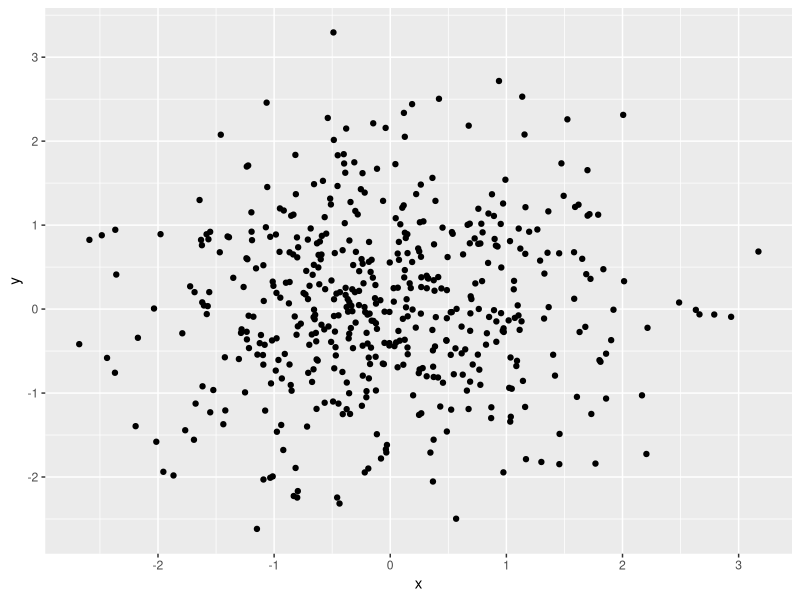
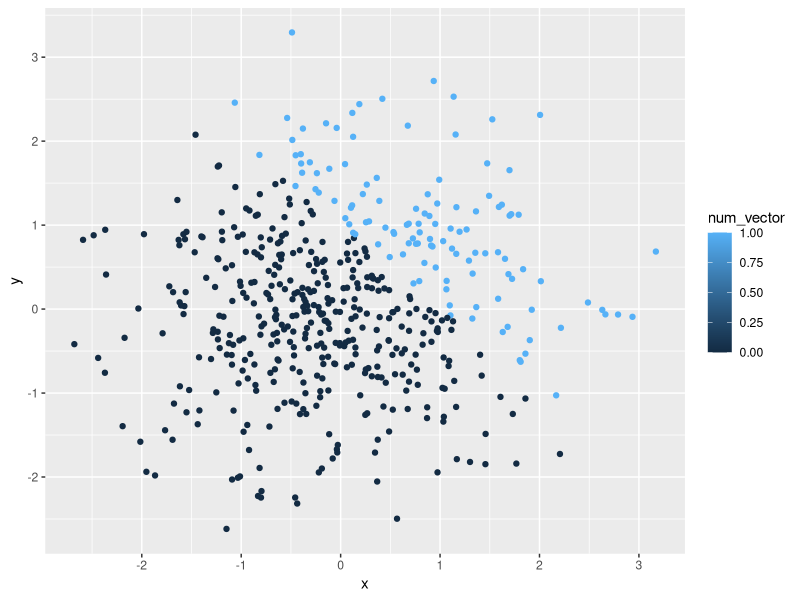
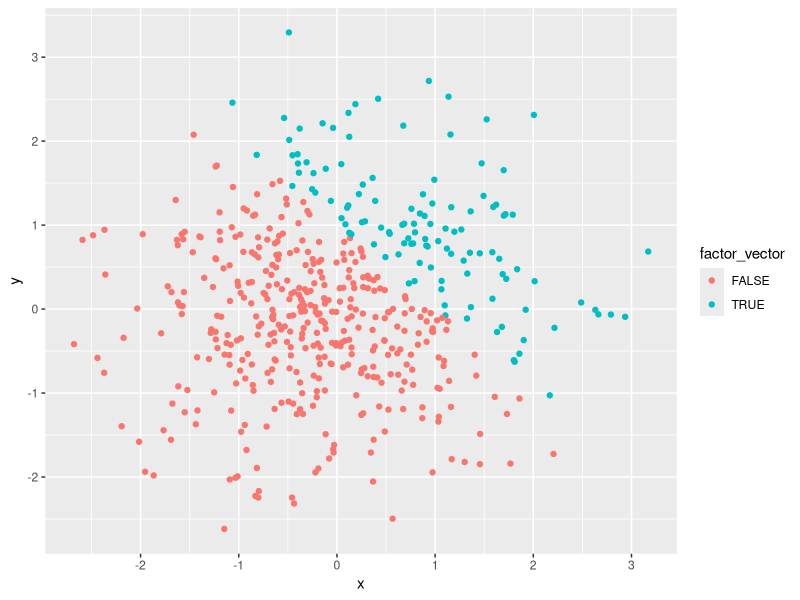
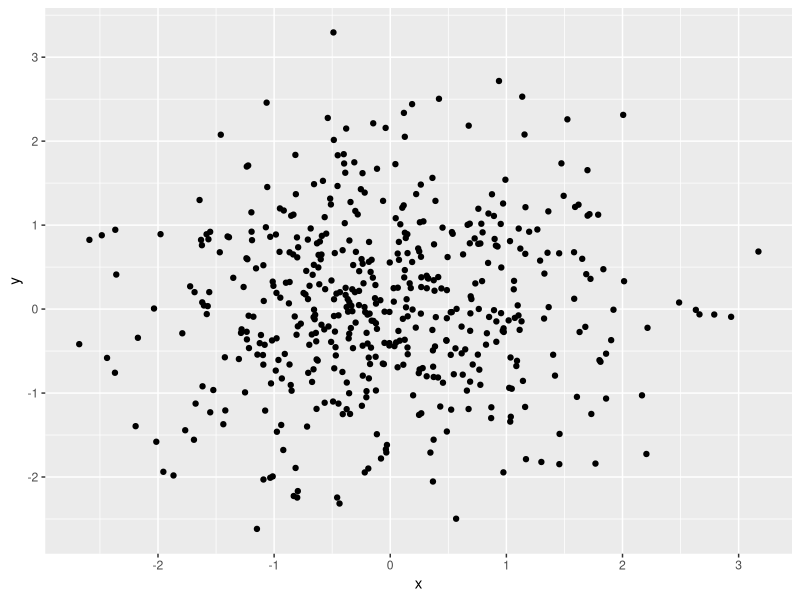

Recreate these plots in R, in order.
## ---- chunk 1
knitr::opts_chunk$set(echo = TRUE)

library(tidyverse)
## ---- chunk 2
eight_rand_df = tibble(
  norm_samp = rnorm(8),
  vec_logical = norm_samp > 0,
  vec_char = c("I", "enjoy", "yoga", "cookies", "nature", "dogs", "sunshine", "family"),
  vec_factor = factor(c("orange", "orange", "orange", "orange","blue", "blue", "blue", "magenta" )))

mean(pull(eight_rand_df, norm_samp))

mean(pull(eight_rand_df, vec_logical))

mean(pull(eight_rand_df, vec_char))

mean(pull(eight_rand_df, vec_factor))
## ---- chunk 3
numeric_eight_rand_df = tibble(
  norm_samp = rnorm(8),
  vec_logical = as.numeric(norm_samp > 0), 
  norm_samp1 = (vec_logical * norm_samp)) 
  
 logical_eight_rand_df = tibble(
  norm_samp = rnorm(8),
  vec_logical = factor(norm_samp > 0), 
  norm_samp2 = (vec_logical * norm_samp)) 

factor_and_numeric_eight_rand_df = tibble(
  norm_samp = rnorm(8),
  vec_logical = factor(norm_samp > 0),
  vec_logical1 = as.numeric(vec_logical),
  norm_samp3 = (vec_logical1 * norm_samp)) 
## ---- chunk 4
plot_df = tibble(
  x = rnorm(500), 
  y = rnorm(500), 
  vec_logical = (x + y > 1), 
  num_vector = as.numeric(vec_logical), 
  factor_vector = factor(vec_logical))

#code for inline citations
mean_samp = mean(pull(plot_df, x))

median_samp = median(pull(plot_df, x))

stdev_samp = sd(pull(plot_df, x))

rows = nrow(plot_df)

columns = ncol(plot_df)

proportion = mean(pull(plot_df, vec_logical))
## ---- chunk 5
ggplot(plot_df, aes(x = x, y = y)) + geom_point()

ggsave("plot_df.pdf", width = 4, height = 4)

ggplot(plot_df, aes(x = x, y = y, color = num_vector)) + geom_point()

ggplot(plot_df, aes(x = x, y = y, color = factor_vector)) + geom_point()
